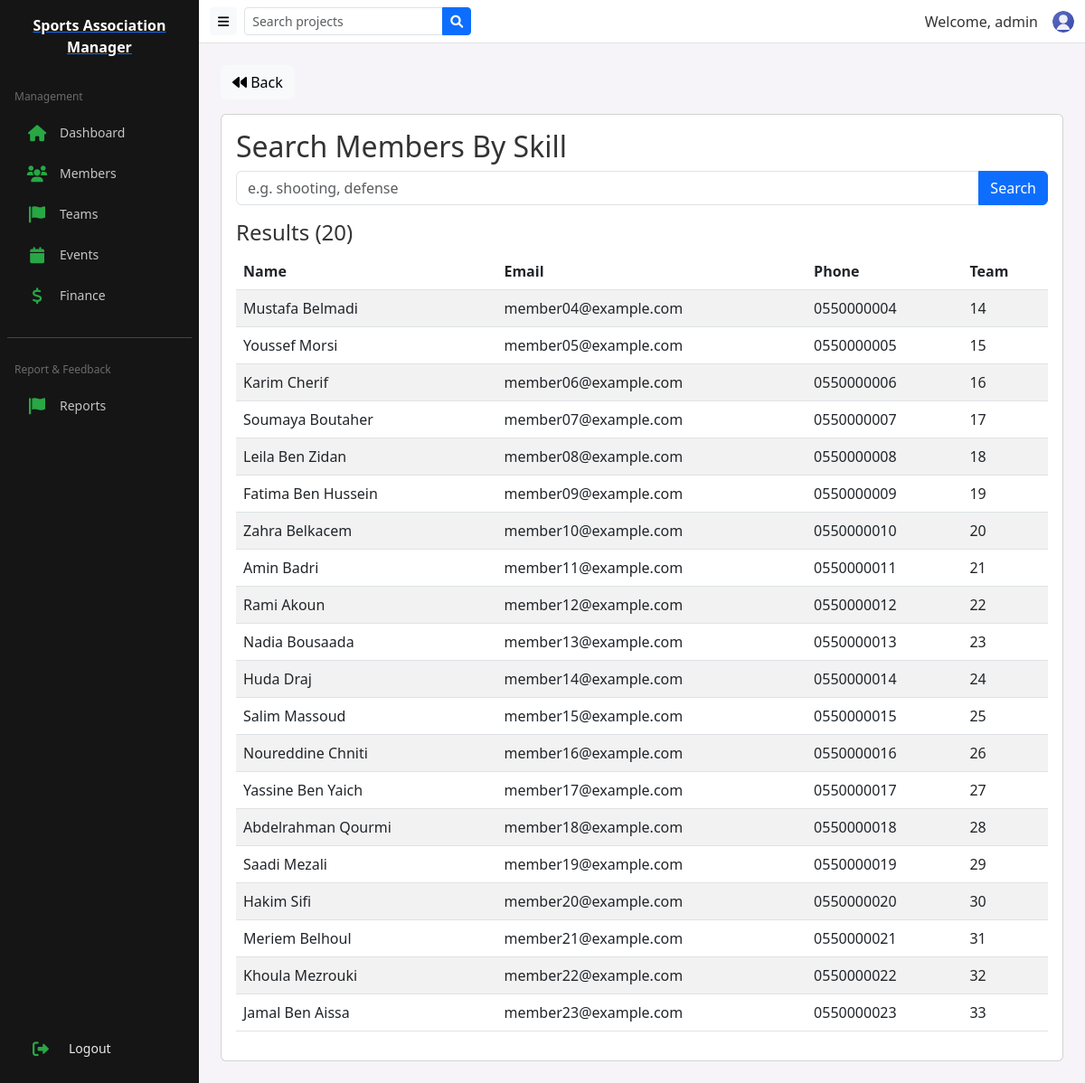
The page /public/report/searchBySkill (signed in) on the database its author committed.
### tables this page shows
CREATE TABLE `members` (
  `id` int NOT NULL,
  `full_name` varchar(100) NOT NULL,
  `email` varchar(100) NOT NULL,
  `phone` varchar(20) DEFAULT NULL,
  `address` text,
  `join_date` date NOT NULL,
  `team_id` int DEFAULT NULL,
  `photo` varchar(255) DEFAULT NULL,
  `created_at` timestamp NULL DEFAULT CURRENT_TIMESTAMP,
  `major` varchar(100) DEFAULT NULL
);

### app/controllers/ReportController.php (called while the page is built, shortened)
<?php
class ReportController extends Controller {
    private $reportModel;
    public function __construct(){
        $this->reportModel = $this->model('Report');
    }
    public function searchBySkill(){
        $skill = isset($_GET['skill']) ? trim($_GET['skill']) : '';
        $results = $this->reportModel->searchMembersBySkill($skill);
        $data = ['results' => $results, 'skill' => $skill];
        $this->view('reports/search', $data);
    }
}

### app/core/App.php (called while the page is built, shortened)
<?php
class App {
    protected $currentMethod = 'index';
    public function __construct(){
        $url = $this->getUrl();
        if(isset($url[0]) && file_exists('../app/controllers/' . ucwords($url[0]) . 'Controller.php')){
            unset($url[0]);
        }
        $this->currentController = new $this->currentController;
        if(isset($url[1])){
            if(method_exists($this->currentController, $url[1])){
                $this->currentMethod = $url[1];
                unset($url[1]);
            }
        }
        $this->params = $url ? array_values($url) : [];
        call_user_func_array([$this->currentController, $this->currentMethod], $this->params);
    }
    public function getUrl(){
        if(isset($_GET['url'])){
            $url = rtrim($_GET['url'], '/');
            $url = filter_var($url, FILTER_SANITIZE_URL);
            $url = explode('/', $url);
            return $url;
        }
        return [];
    }
}

### public/index.php (called while the page is built, shortened)
<?php
$init = new App();

### app/core/Database.php (called while the page is built, shortened)
<?php
class Database {
    private $host = DB_HOST;
    private $user = DB_USER;
    private $pass = DB_PASS;
    private $dbname = DB_NAME;
    private $dbh;
    private $stmt;
    public function __construct(){
        $dsn = 'mysql:host=' . $this->host . ';dbname=' . $this->dbname;
        $options = array(
            PDO::ATTR_PERSISTENT => true,
            PDO::ATTR_ERRMODE => PDO::ERRMODE_EXCEPTION
        );
        try{
            $this->dbh = new PDO($dsn, $this->user, $this->pass, $options);
        } catch(PDOException $e){
            $this->error = $e->getMessage();
            if(defined('SHOW_DB_MESSAGES') && SHOW_DB_MESSAGES){
                echo "❌ خطأ في الاتصال: " . $this->error;
            } else {
                error_log('Database connection error: ' . $this->error);
            }
        }
    }
    public function query($sql){
        $this->stmt = $this->dbh->prepare($sql);
    }
    public function bind($param, $value, $type = null){
        if(is_null($type)){
            switch(true){
                default:
                    $type = PDO::PARAM_STR;
            }
        }
        $this->stmt->bindValue($param, $value, $type);
    }
    public function execute(){
        return $this->stmt->execute();
    }
    public function resultSet(){
        $this->execute();
        return $this->stmt->fetchAll(PDO::FETCH_OBJ);
    }
}

### app/models/Report.php (called while the page is built, shortened)
<?php
class Report extends Model {
    public function searchMembersBySkill($skill){
        $this->db->query('SELECT m.* FROM members m JOIN skills s ON m.id = s.member_id WHERE s.skill_name LIKE :skill GROUP BY m.id');
        $this->db->bind(':skill', '%' . $skill . '%');
        return $this->db->resultSet();
    }
}

### app/core/Model.php (called while the page is built, shortened)
<?php
class Model {
    public function __construct(){
        $this->db = new Database;
    }
}

### app/views/reports/search.php (the view)
<?php require APPROOT . '/views/layouts/header.php'; ?>
<a href="<?php echo URLROOT; ?>/report" class="btn btn-light"><i class="fa fa-backward"></i> Back</a>
<div class="card card-body mt-3">
    <h2>Search Members By Skill</h2>
    <form method="get" action="<?php echo URLROOT; ?>/report/searchBySkill">
        <div class="input-group mb-3">
            <input type="text" name="skill" class="form-control" placeholder="e.g. shooting, defense" value="<?php echo isset($data['skill']) ? $data['skill'] : ''; ?>">
            <button class="btn btn-primary" type="submit">Search</button>
        </div>
    </form>
    <?php if(isset($data['results'])): ?>
        <h4>Results (<?php echo count($data['results']); ?>)</h4>
        <table class="table table-striped">
            <thead>
                <tr><th>Name</th><th>Email</th><th>Phone</th><th>Team</th></tr>
            </thead>
            <tbody>
                <?php foreach($data['results'] as $m): ?>
                <tr>
                    <td><?php echo $m->full_name; ?></td>
                    <td><?php echo $m->email; ?></td>
                    <td><?php echo $m->phone; ?></td>
                    <td><?php echo isset($m->team_id) ? $m->team_id : ''; ?></td>
                </tr>
                <?php endforeach; ?>
            </tbody>
        </table>
    <?php endif; ?>
</div>
<?php require APPROOT . '/views/layouts/footer.php'; ?>

### public/css/style.css (style rules this page uses)
:root { --sidebar-width:80px; --sidebar-expanded-width:220px; --sidebar-collapsed-width:80px; --brand-color:#28a745; --sidebar-bg: #151515; --sidebar-item-bg-hover: rgba(255,122,24,0.06); }
body { background:#f6f4f8;font-family:Segoe UI, Roboto, Helvetica, Arial, sans-serif;color:#333 }
.card .btn { border-radius:6px }

### rows shown on the page
members: full_name "Mustafa Belmadi", email "member04@example.com", phone "0550000004", team "14"
members: full_name "Youssef Morsi", email "member05@example.com", phone "0550000005", team "15"
members: full_name "Karim Cherif", email "member06@example.com", phone "0550000006", team "16"
members: full_name "Soumaya Boutaher", email "member07@example.com", phone "0550000007", team "17"
members: full_name "Leila Ben Zidan", email "member08@example.com", phone "0550000008", team "18"
members: full_name "Fatima Ben Hussein", email "member09@example.com", phone "0550000009", team "19"
members: full_name "Zahra Belkacem", email "member10@example.com", phone "0550000010", team "20"
members: full_name "Amin Badri", email "member11@example.com", phone "0550000011", team "21"
members: full_name "Rami Akoun", email "member12@example.com", phone "0550000012", team "22"
members: full_name "Nadia Bousaada", email "member13@example.com", phone "0550000013", team "23"
members: full_name "Huda Draj", email "member14@example.com", phone "0550000014", team "24"
members: full_name "Salim Massoud", email "member15@example.com", phone "0550000015", team "25"
members: full_name "Noureddine Chniti", email "member16@example.com", phone "0550000016", team "26"
members: full_name "Yassine Ben Yaich", email "member17@example.com", phone "0550000017", team "27"
members: full_name "Abdelrahman Qourmi", email "member18@example.com", phone "0550000018", team "28"
members: full_name "Saadi Mezali", email "member19@example.com", phone "0550000019", team "29"
members: full_name "Hakim Sifi", email "member20@example.com", phone "0550000020", team "30"
members: full_name "Meriem Belhoul", email "member21@example.com", phone "0550000021", team "31"
members: full_name "Khoula Mezrouki", email "member22@example.com", phone "0550000022", team "32"
members: full_name "Jamal Ben Aissa", email "member23@example.com", phone "0550000023", team "33"

### other values the page prints
SITENAME "Sports Association Manager"
$_SESSION['user_username'] "admin"
count($data['results']) "20"
